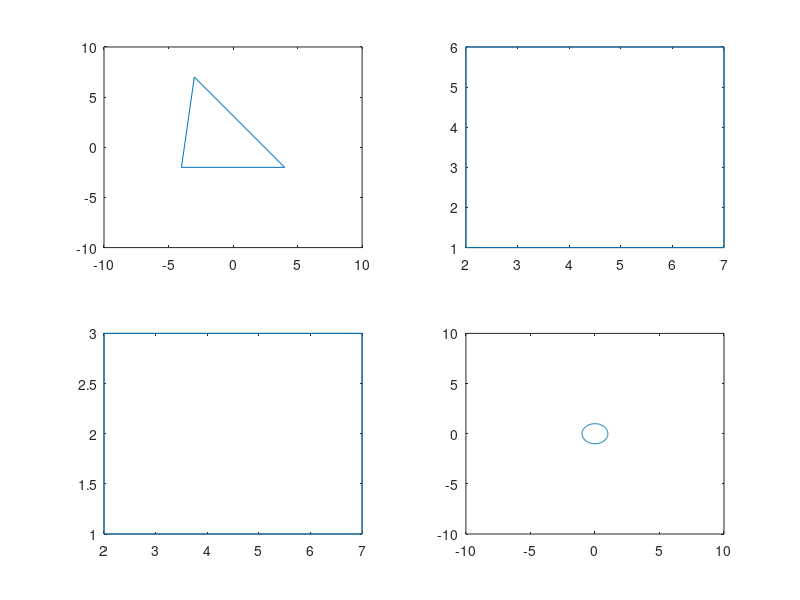

MATLAB code to generate this figure:
x1=-4;
y1=-2;
x2=-3;
y2=7;
x3=4;
y3=-2;
subplot(2,2,1)
plot([x1 x2 x3 x1 ],[y1 y2 y3 y1])
xlim ([-10 10]);
ylim ([-10 10]);
subplot(2,2,2)
plot([5+2 5+2 2 2 5+2],[ 5+1 1 1 5+1 5+1])
%size+x size+x x x size+x
%size+y y y size+y size+y
%rectangle
subplot(2,2,3)
plot([5+2 5+2 2 2 5+2],[ 2+1 1 1 2+1 2+1])
subplot(2,2,4)
radius = 1;
th = 0:pi/50:2*pi;
x= radius*cos(th)+0;
y=radius*sin(th)+0
plot(x,y)
xlim([-10 10])
ylim([-10 10])